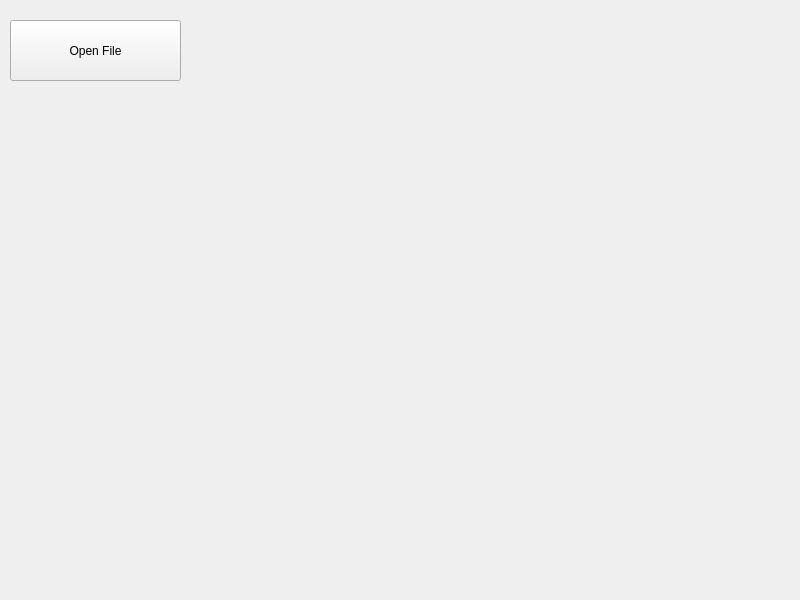
<?xml version="1.0" encoding="UTF-8"?>
<ui version="4.0">
 <class>MainWindow</class>
 <widget class="QMainWindow" name="MainWindow">
  <property name="geometry">
   <rect>
    <x>0</x>
    <y>0</y>
    <width>800</width>
    <height>600</height>
   </rect>
  </property>
  <property name="windowTitle">
   <string>MainWindow</string>
  </property>
  <widget class="QWidget" name="centralwidget">
   <widget class="QWidget" name="horizontalLayoutWidget">
    <property name="geometry">
     <rect>
      <x>190</x>
      <y>20</y>
      <width>591</width>
      <height>561</height>
     </rect>
    </property>
    <layout class="QHBoxLayout" name="horizontalLayout"/>
   </widget>
   <widget class="QPushButton" name="pushButton_openFile">
    <property name="geometry">
     <rect>
      <x>10</x>
      <y>20</y>
      <width>171</width>
      <height>61</height>
     </rect>
    </property>
    <property name="text">
     <string>Open File</string>
    </property>
   </widget>
  </widget>
 </widget>
 <resources/>
 <connections/>
</ui>
